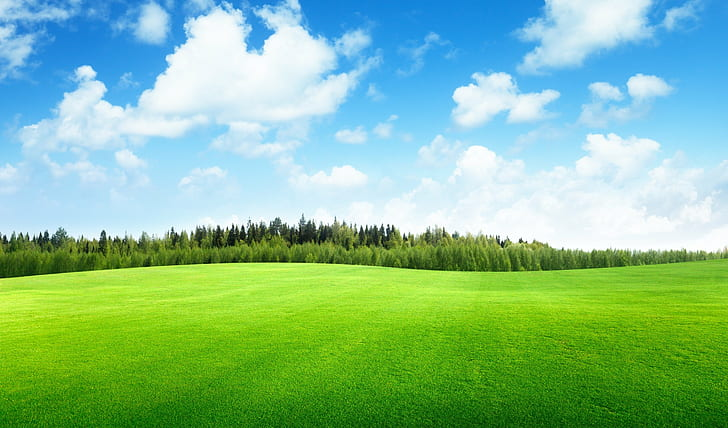
#> input picture 1207070103_Reza Fajriatul Haq/Image/langit.jpg, 728 x 428 px
$ python '03-EKSTRASI FITUR GLCM.py'   (older library calls are emulated)
#> lines starting #> are read from the running program, lines starting #| are printed output that depends on the picture
import matplotlib.pyplot as plt
import cv2
import mahotas.features.texture as mht

PATCH_SIZE = 21

# Memuat gambar menggunakan OpenCV
image = cv2.imread('Image/langit.jpg', cv2.IMREAD_GRAYSCALE)
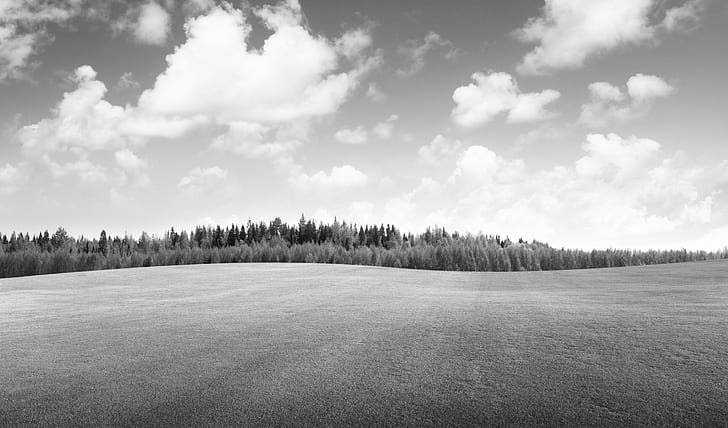
#> image: shape (428, 728); min 0, max 255, mean 168.3

grass_locations = [(280, 454), (342, 223), (444, 192), (455, 455)]
grass_patches = []
for loc in grass_locations:
    patch = image[loc[0]:loc[0] + PATCH_SIZE, loc[1]:loc[1] + PATCH_SIZE]
    if patch.size > 0:  # Memeriksa ukuran patch sebelum menambahkannya
        grass_patches.append(patch)
#> this loop made 4 passes
#> pass 1, `patch = image[loc[0]:loc[0] + PATCH_SIZE, loc[1]:loc[1] + PATCH_SIZE]`:
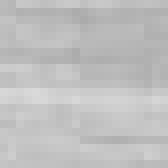
#> patch: shape (21, 21) (shown 8 times larger); min 171, max 217, mean 191.6
#> pass 2, `patch = image[loc[0]:loc[0] + PATCH_SIZE, loc[1]:loc[1] + PATCH_SIZE]`:
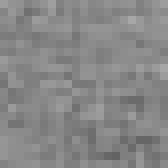
#> patch: shape (21, 21) (shown 8 times larger); min 99, max 167, mean 135.1
#> after the loop, grass_patches = 2 items

sky_locations = [(38, 34), (139, 28), (37, 437), (145, 379)]
sky_patches = []
for loc in sky_locations:
    patch = image[loc[0]:loc[0] + PATCH_SIZE, loc[1]:loc[1] + PATCH_SIZE]
    if patch.size > 0:  # Memeriksa ukuran patch sebelum menambahkannya
        sky_patches.append(patch)
#> this loop made 4 passes
#> pass 1, `patch = image[loc[0]:loc[0] + PATCH_SIZE, loc[1]:loc[1] + PATCH_SIZE]`:
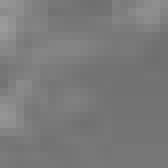
#> patch: shape (21, 21) (shown 8 times larger); min 111, max 155, mean 122
#> pass 2, `patch = image[loc[0]:loc[0] + PATCH_SIZE, loc[1]:loc[1] + PATCH_SIZE]`:
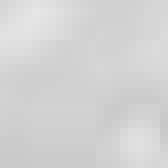
#> patch: shape (21, 21) (shown 8 times larger); min 200, max 229, mean 211.2
#> pass 3, `patch = image[loc[0]:loc[0] + PATCH_SIZE, loc[1]:loc[1] + PATCH_SIZE]`:
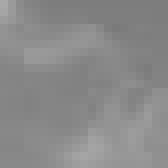
#> patch: shape (21, 21) (shown 8 times larger); min 122, max 168, mean 138
#> after the loop, sky_patches = 4 items

# Menghitung GLCM
xs = []
ys = []
for patch in (grass_patches + sky_patches):
#> (the run stopped early here; a loop or call above may not have finished)

$ run again, with 1207070103_Reza Fajriatul Haq/Image/cris.jpg copied over 1207070103_Reza Fajriatul Haq/Image/langit.jpg
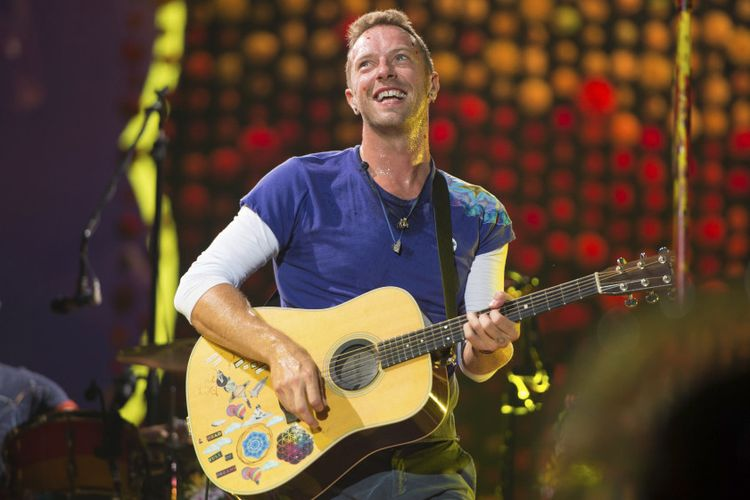
#> input picture 1207070103_Reza Fajriatul Haq/Image/cris.jpg, 750 x 500 px
#> `image = cv2.imread('Image/langit.jpg', cv2.IMREAD_GRAYSCALE)`:
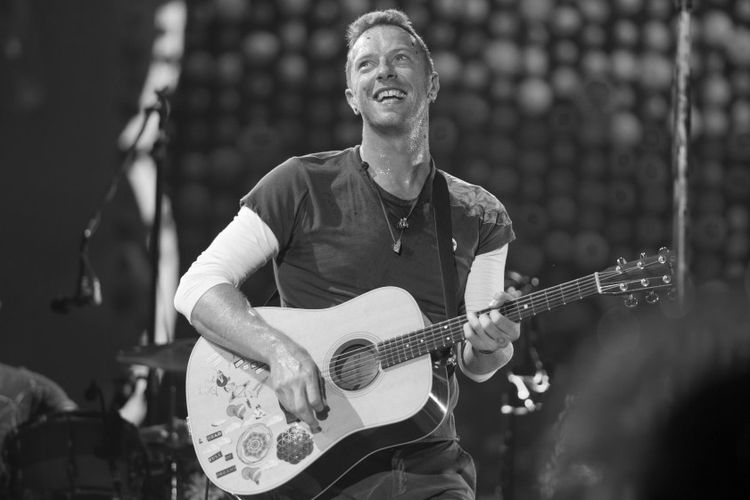
#> image: shape (500, 750); min 1, max 255, mean 75
#> after the loop `for loc in grass_locations:`: grass_patches = 4 items
#> the loop `for loc in sky_locations:` made 4 passes
#> pass 3, `patch = image[loc[0]:loc[0] + PATCH_SIZE, loc[1]:loc[1] + PATCH_SIZE]`:
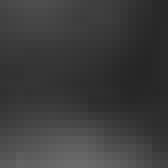
#> patch: shape (21, 21) (shown 8 times larger); min 38, max 107, mean 60.2

$ run again, with 1207070103_Reza Fajriatul Haq/Image/loco.jpg copied over 1207070103_Reza Fajriatul Haq/Image/langit.jpg
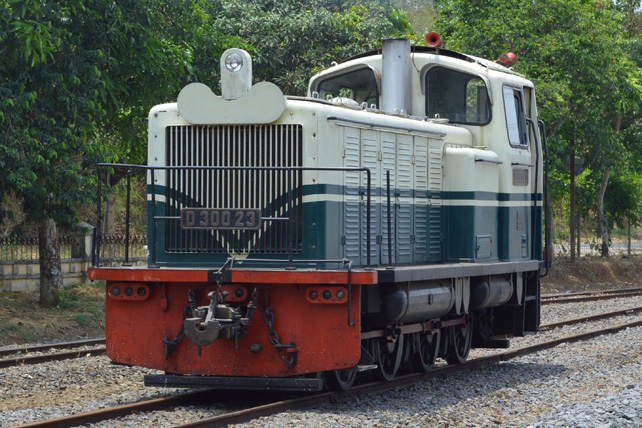
#> input picture 1207070103_Reza Fajriatul Haq/Image/loco.jpg, 642 x 428 px
#> `image = cv2.imread('Image/langit.jpg', cv2.IMREAD_GRAYSCALE)`:
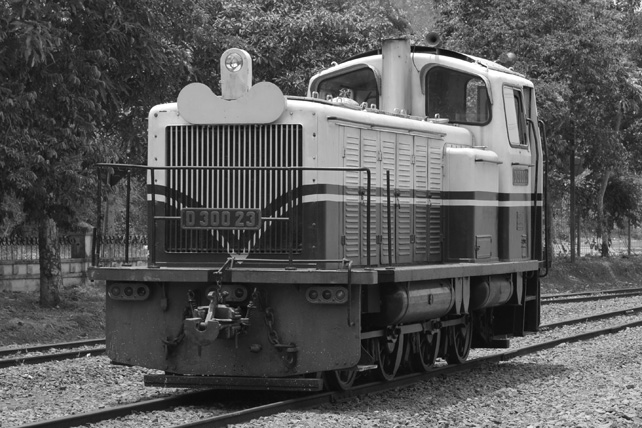
#> image: shape (428, 642); min 5, max 255, mean 87.7
#> after the loop `for loc in grass_locations:`: grass_patches = 2 items
#> the loop `for loc in sky_locations:` made 4 passes
#> pass 3, `patch = image[loc[0]:loc[0] + PATCH_SIZE, loc[1]:loc[1] + PATCH_SIZE]`:
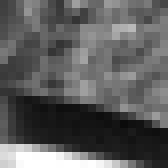
#> patch: shape (21, 21) (shown 8 times larger); min 11, max 255, mean 93.3
#> after the loop `for loc in sky_locations:`: sky_patches = 4 items
